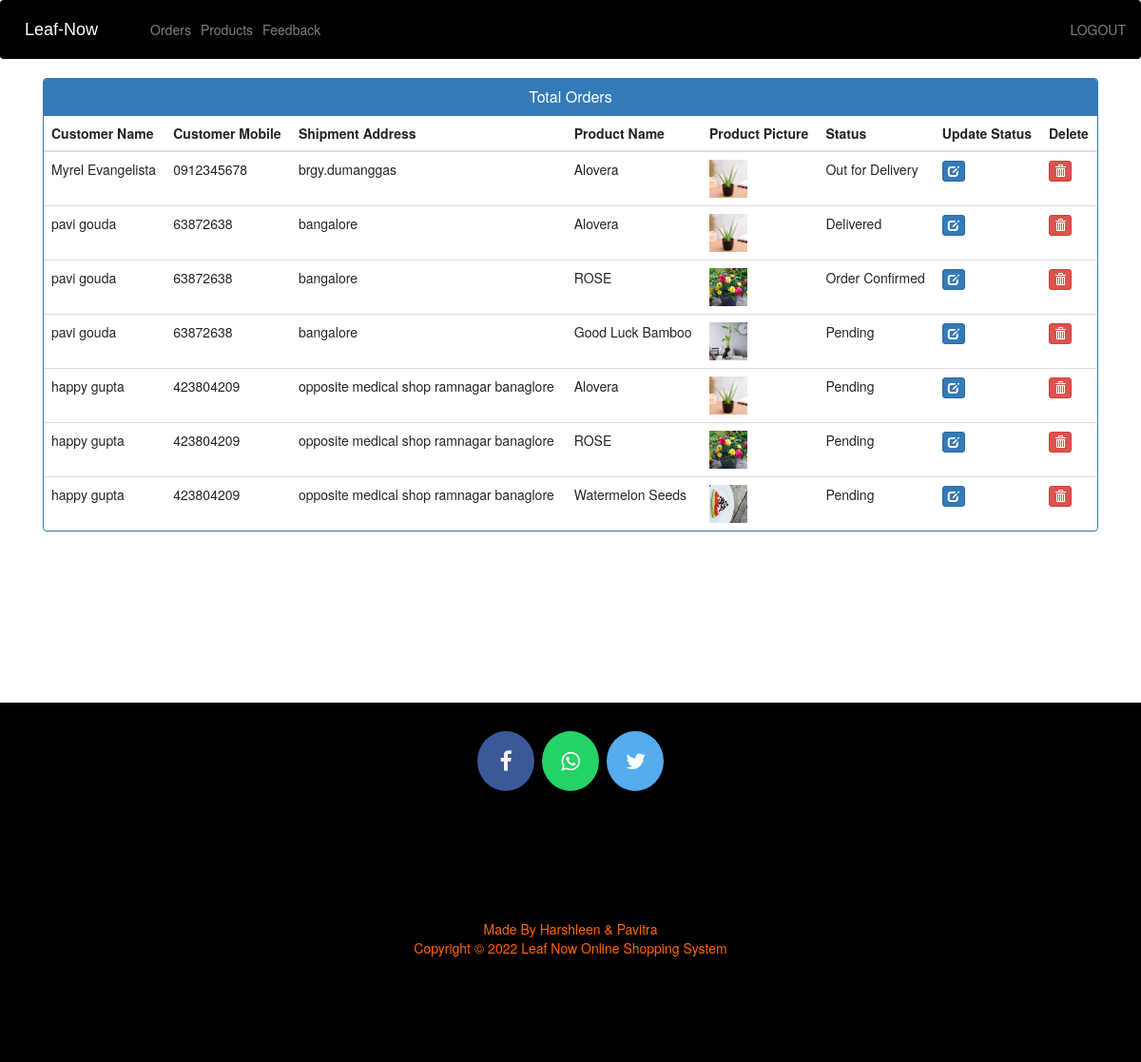
Screenshot of /admin-view-booking (signed in) with the database file from the repository.
### ecom/models.py (models this page shows, shortened)
class Customer(models.Model):
    user=models.OneToOneField(User,on_delete=models.CASCADE)
    profile_pic= models.ImageField(upload_to='profile_pic/CustomerProfilePic/',null=True,blank=True)
    address = models.CharField(max_length=40)
    mobile = models.CharField(max_length=20,null=False)
    @property
    def get_name(self):
        return self.user.first_name+" "+self.user.last_name

class Orders(models.Model):
    STATUS =(
        ('Pending','Pending'),
        ('Order Confirmed','Order Confirmed'),
        ('Out for Delivery','Out for Delivery'),
        ('Delivered','Delivered'),
    )
    customer=models.ForeignKey('Customer', on_delete=models.CASCADE,null=True)
    product=models.ForeignKey('Product',on_delete=models.CASCADE,null=True)
    email = models.CharField(max_length=50,null=True)
    address = models.CharField(max_length=500,null=True)
    mobile = models.CharField(max_length=20,null=True)
    order_date= models.DateField(auto_now_add=True,null=True)
    status=models.CharField(max_length=50,null=True,choices=STATUS)

class Product(models.Model):
    name=models.CharField(max_length=40)
    product_image= models.ImageField(upload_to='product_image/',null=True,blank=True)
    price = models.PositiveIntegerField()
    description=models.CharField(max_length=90)

### ecom/views.py (the view)
# urls.py: path('admin-view-booking', views.admin_view_booking_view,name='admin-view-booking'),
@login_required(login_url='adminlogin')
def admin_view_booking_view(request):
    orders=models.Orders.objects.all()
    ordered_products=[]
    ordered_bys=[]
    for order in orders:
        ordered_product=models.Product.objects.all().filter(id=order.product.id)
        ordered_by=models.Customer.objects.all().filter(id = order.customer.id)
        ordered_products.append(ordered_product)
        ordered_bys.append(ordered_by)
    return render(request,'ecom/admin_view_booking.html',{'data':zip(ordered_products,ordered_bys,orders)})

### templates/ecom/admin_view_booking.html (shortened to what this page needs)
{% extends 'ecom/admin_base.html' %}
{% load static %}
{% block content %}
<head>
  <link href="//netdna.bootstrapcdn.com/bootstrap/3.0.0/css/bootstrap.min.css" rel="stylesheet" id="bootstrap-css">
</head>
<div class="container">
  <div class="panel panel-primary">
    <div class="panel-heading">
      <h6 class="panel-title">Total Orders</h6>
    </div>
    <table class="table table-hover" id="dev-table">
      <thead>
        <tr>
          <th>Customer Name</th>
          <th>Customer Mobile</th>
          <th>Shipment Address</th>
          <th>Product Name</th>
          <th>Product Picture</th>
          <th>Status</th>
          <th>Update Status</th>
          <th>Delete</th>
        </tr>
      </thead>
      {% for product,customer,order in data %}
      <tr>
        {% for c in customer %}
        <td> {{c.get_name}}</td>
        <td>{{c.mobile}}</td>
        <td>{{order.address}}</td>
        {% endfor %}
        {% for p in product %}
        <td> {{p.name}}</td>
        <td> <img src="{% static p.product_image.url %}" alt="Profile Pic" height="40px" width="40px" /></td>
        <td>{{order.status}}</td>
        <td><a class="btn btn-primary btn-xs" href="{% url 'update-order' order.id  %}"><span class="glyphicon glyphicon-edit"></span></a></td>
        <td><a class="btn btn-danger btn-xs" href="{% url 'delete-order' order.id  %}"><span class="glyphicon glyphicon-trash"></span></a></td>
        {% endfor %}
      </tr>
      {% endfor %}
    </table>
  </div>
</div>
{% endblock content %}

### templates/ecom/admin_view_booking.html (style rules this page uses)
a:link { text-decoration: none; }
h6 { text-align: center; }

### rows the page displays
Orders: address "brgy.dumanggas", status "Out for Delivery"
Customer: get_name "Myrel Evangelista", mobile "0912345678"
Product: name "Alovera", product_image (picture)
Orders: address "bangalore", status "Delivered"
Customer: get_name "pavi gouda", mobile "63872638"
Orders: address "bangalore", status "Order Confirmed"
Product: name "ROSE", product_image (picture)
Orders: address "bangalore", status "Pending"
Product: name "Good Luck Bamboo", product_image (picture)
Orders: address "opposite medical shop ramnagar banaglore", status "Pending"
Customer: get_name "happy gupta", mobile "423804209"
Orders: address "opposite medical shop ramnagar banaglore", status "Pending"
Orders: address "opposite medical shop ramnagar banaglore", status "Pending"
Product: name "Watermelon Seeds", product_image (picture)
